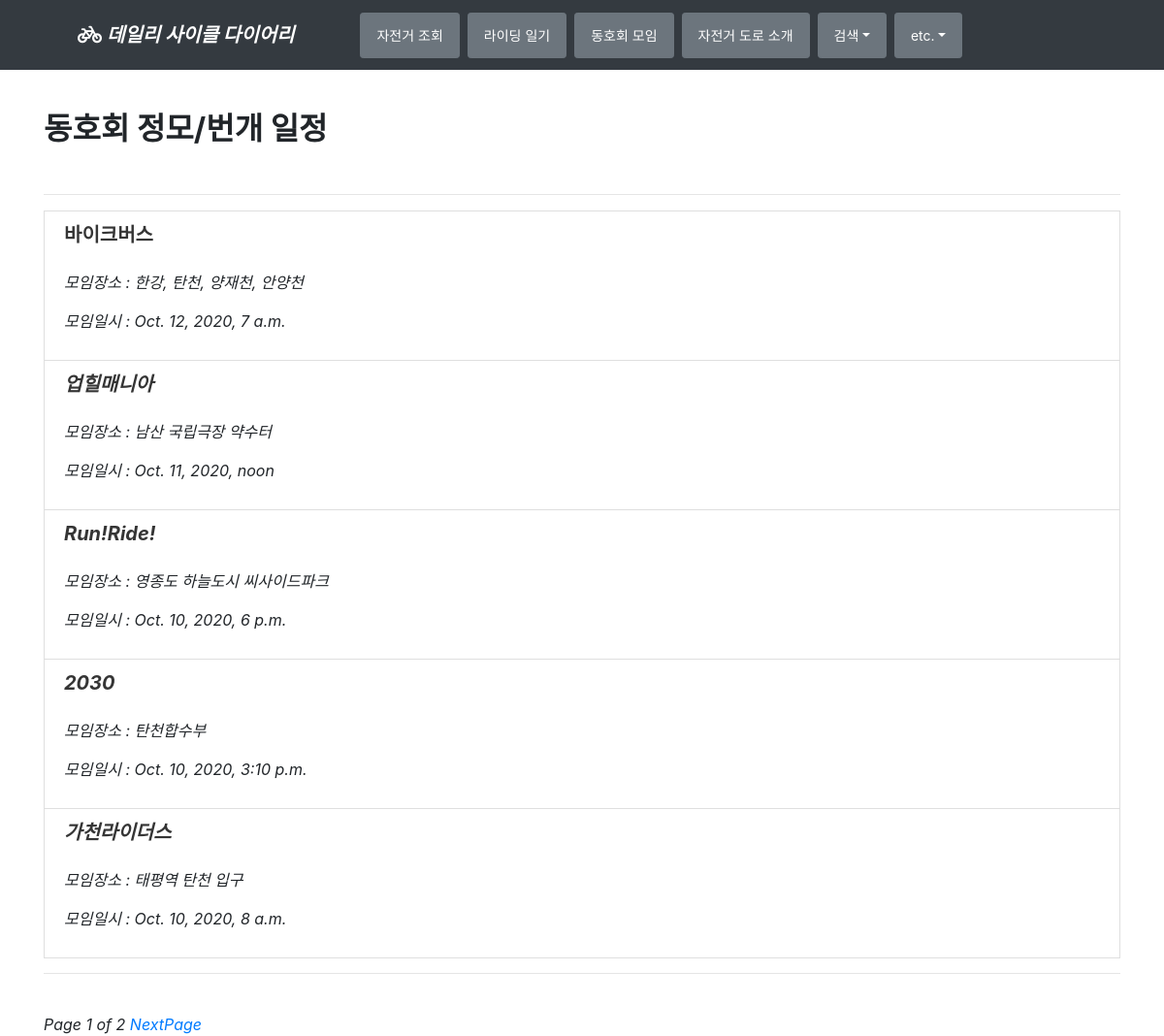
The page /club/ on the database its author committed.
### club/models.py (models this page shows, shortened)
class Club(models.Model):
    name = models.CharField('CLUB NAME', max_length=100, blank=False)
    city = models.CharField('CLUB CITY', max_length=50, blank=True)
    tel = models.CharField('MOBILE', max_length=50, blank=True)
    content = models.TextField('CONTENT', blank=True)
    location = models.CharField('MEETING PLACE', max_length=50, blank=False)
    riding_dt = models.DateTimeField('MEETING DATE', auto_now=False)
    create_dt = models.DateTimeField('CREATE DATE', auto_now_add=True)
    modify_dt = models.DateTimeField('MODIFY DATE', auto_now=True)
    class Meta:
        ordering = ('-riding_dt',)

### club/views.py (the view)
# urls.py: path('', views.clubLV.as_view(), name='index'),
class clubLV(ListView):
    model = Club
    template_name = 'club/club_all.html'
    context_object_name = 'clubs'
    paginate_by = 5

### club/templates/club/club_all.html (shortened to what this page needs)
{% extends "base.html" %}
{% block content %}
<br/>
<h2><b>동호회 정모/번개 일정</b></h2>
<br><hr/>
  {% for club in clubs %}
<li class="list-group-item"><h5 style="display:inline"><b>
    <a style="color:#353535" href='{{ club.id }}'>{{ club.name }}</a></b></h5>
    <br/><br/>
    <p><i>모임장소 : {{ club.location }}<i/><p/>
    <p><i>모임일시 : {{ club.riding_dt }}<i/><p/>
   {% endfor %}
    </li><hr/>
<br>
<div>
    <span>
        Page {{ page_obj.number }} of {{ page_obj.paginator.num_pages }}
        {% if page_obj.has_next %}
            <a href="?page={{ page_obj.next_page_number }}">NextPage</a>
        {% endif %}
    </span>
</div>
{% endblock %}

### rows shown on the page
Club: name "바이크버스", location "한강, 탄천, 양재천, 안양천", riding_dt "Oct. 12, 2020, 7 a.m."
Club: name "업힐매니아", location "남산 국립극장 약수터", riding_dt "Oct. 11, 2020, noon"
Club: name "Run!Ride!", location "영종도 하늘도시 씨사이드파크", riding_dt "Oct. 10, 2020, 6 p.m."
Club: name "2030", location "탄천합수부", riding_dt "Oct. 10, 2020, 3:10 p.m."
Club: name "가천라이더스", location "태평역 탄천 입구", riding_dt "Oct. 10, 2020, 8 a.m."

### other values the page prints
{{ page_obj.number }} "1"
{{ page_obj.paginator.num_pages }} "2"
